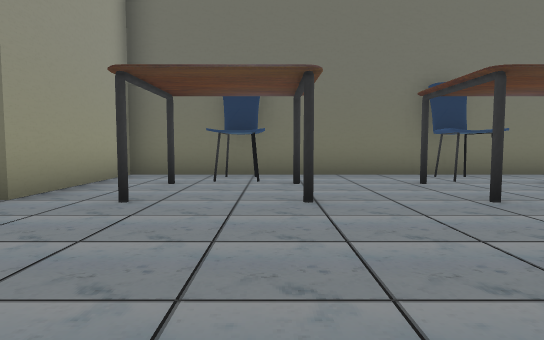
view 1 (above)

23 first-person views from a walk through a scene from a Unity 3-D project. The camera is 1.3 m above the floor, tilts 4° down and sees 75° across. The floor is counted in squares, 2 m on a side. Each view is taken from the middle of a square. On the plan, view 1 faces up. The plan holds only what a view shows up to about 10 squares ahead; the rest is blank. The place goes on beyond the plan.

view 2
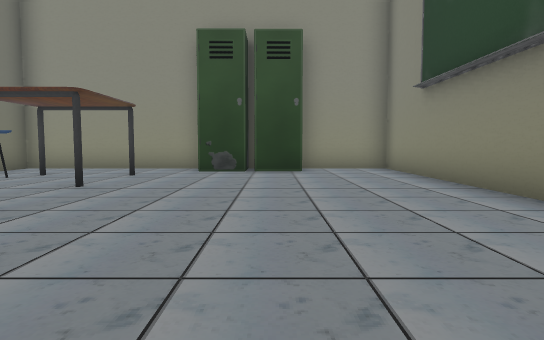

view 3
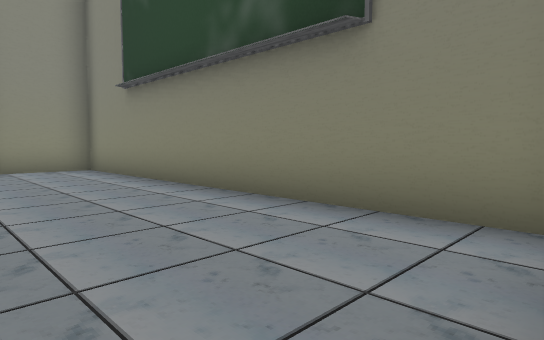

view 4
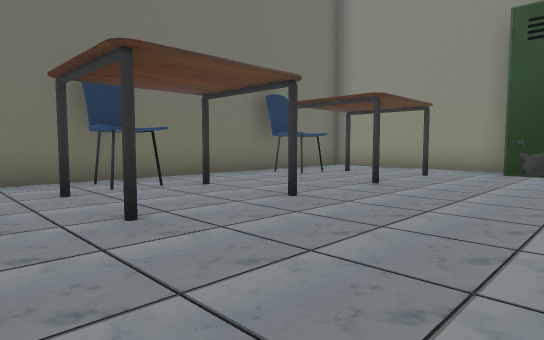

view 5
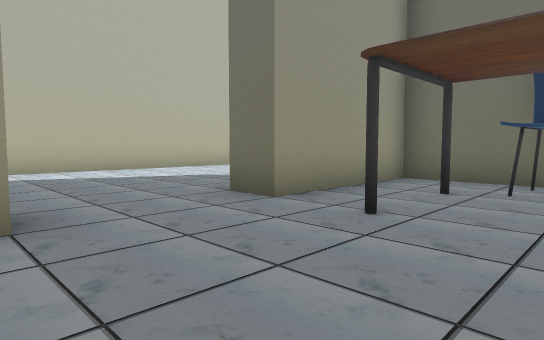

view 6
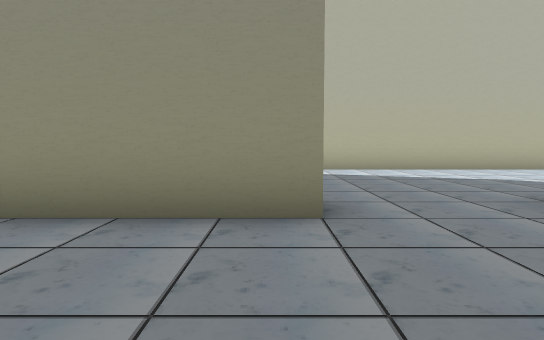

view 7
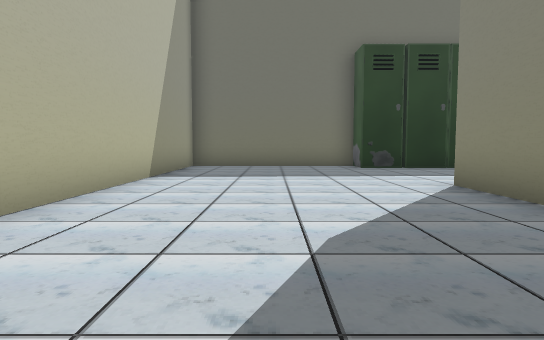

view 8
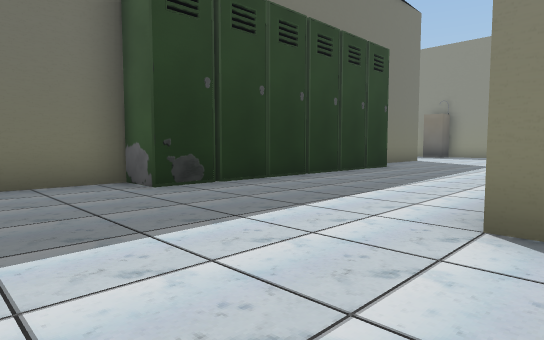

view 9
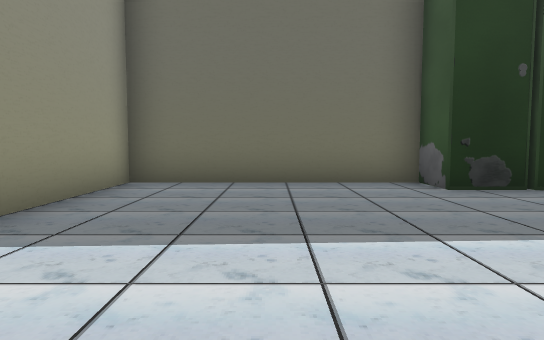

view 10
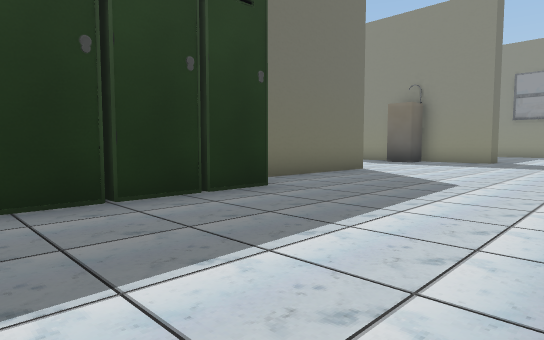

view 11
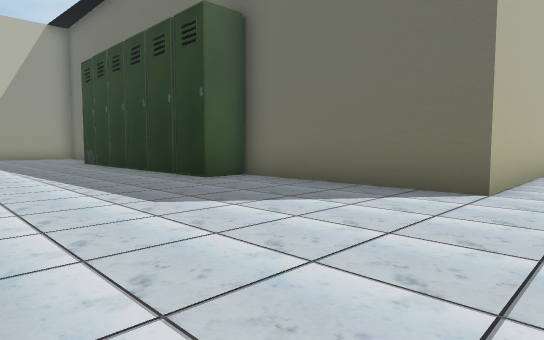

view 12
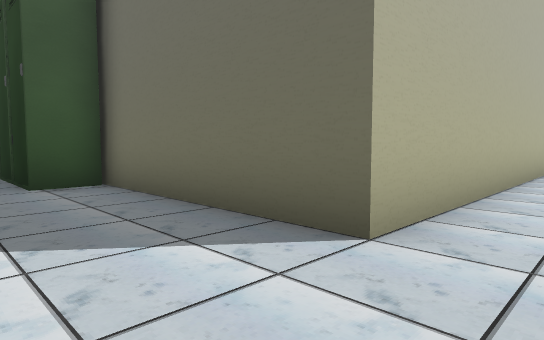

view 13
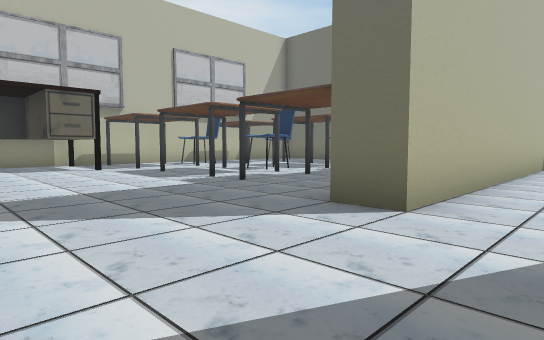

view 14
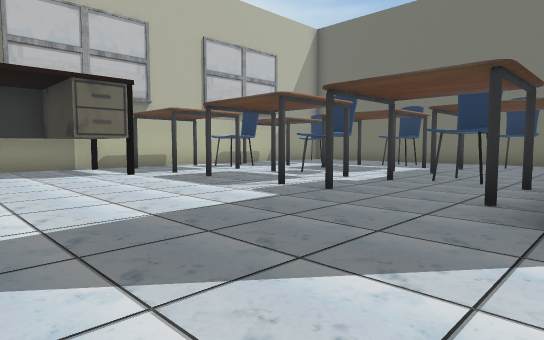

view 15
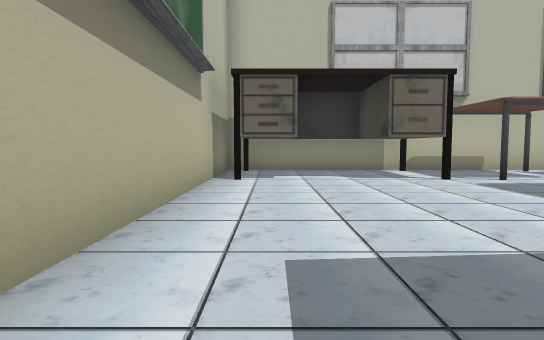

view 16
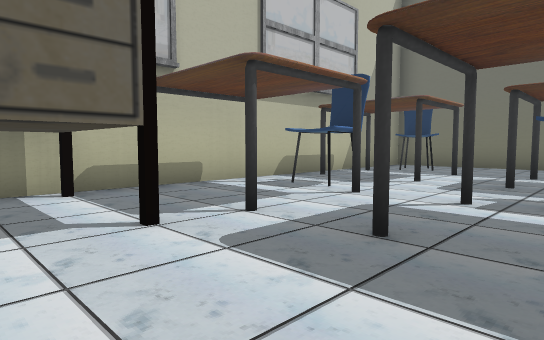

view 17
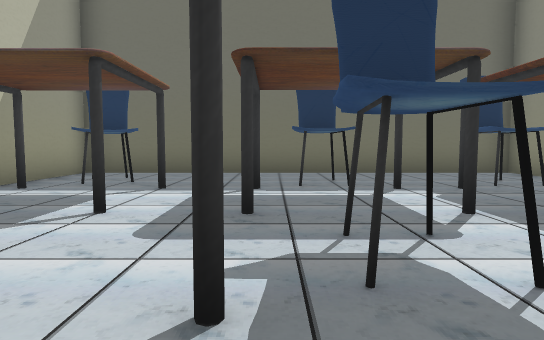

view 18
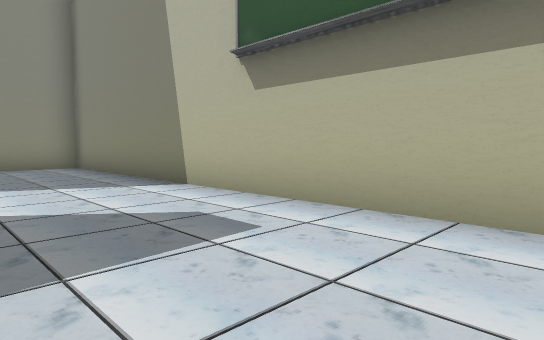

view 19
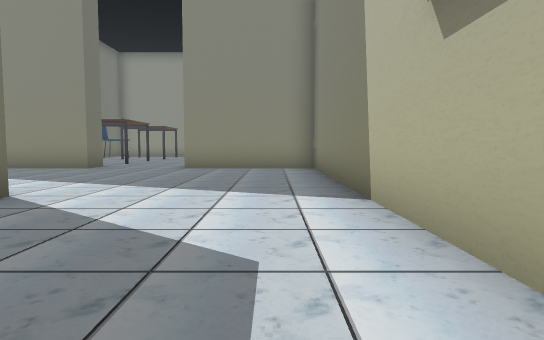

view 20
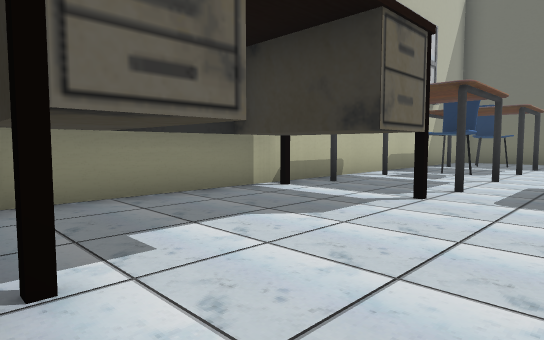

view 21
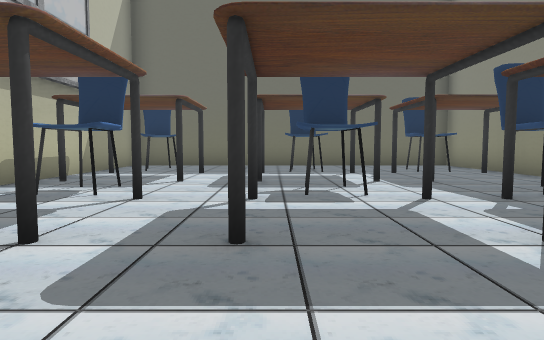

view 22
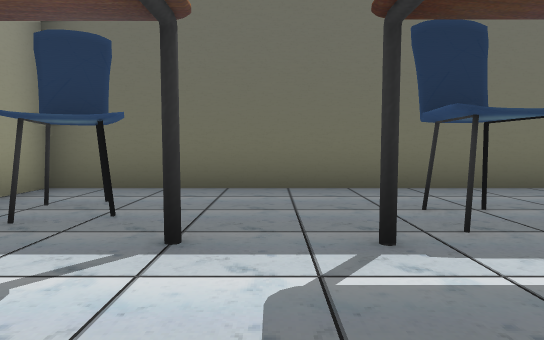

view 23
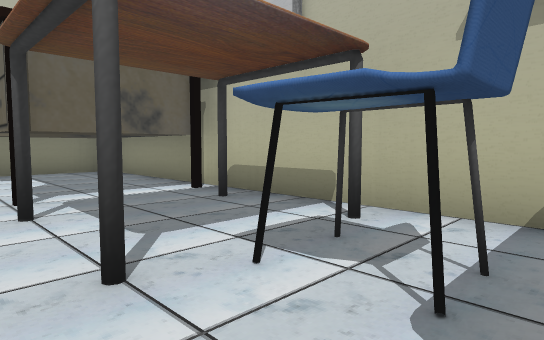

### Floor plan
Key: @ floor where view 1 was taken; # wall or solid block; . floor; L locker; T thing the floor can be seen under or through; O other object.
Columns run from 21 left of view 1 to 9 right of it. Each row starts with its distance up from view 1.
 21                             #
 20                             #.
 19                             #.
 18                             #.
 17                             #.
 16                             #..
 15            ######       #####..
 14            #.....LL LLLL#......
 13 ############......LLLLLLL......
 12 #..........#...................
 11 #.#........#...................
 10 #.#...O....#...................
  9 #..#......##...................
  8 #..........#.....############
  7 #..#...OO.O#.....#..##..##..#
  6 #.O...O..O.#.....#.O#O..O#..#
  5 #.........##.....#..........#
  4 #..........#.......O.O..#.#.#
  3 #.........##................#
  2 #TTT.......................L#
  1 ##...............#.........L#
  0 ##...............#...@......#
 -1 ####.............#..........#
 -2 #................#..........#
 -3 #############################

Positions as (right, up) in squares from view 1, and headings:
1: (0, 0), facing up
2: (-3, 1), facing right
3: (-3, 1), facing down-right
4: (-3, 1), facing up-right
5: (0, 1), facing up-left
6: (0, 1), facing left
7: (-7, 3), facing up
8: (-7, 8), facing up-right
9: (-7, 8), facing up
10: (-1, 9), facing up-right
11: (9, 9), facing up-left
12: (9, 12), facing up-left
13: (-8, -1), facing up-left
14: (-10, -1), facing up-left
15: (-11, -1), facing left
16: (-15, 1), facing up-left
17: (-16, 4), facing up
18: (-15, 1), facing down-right
19: (-14, -1), facing right
20: (-16, -2), facing up-left
21: (-16, 1), facing up
22: (-17, 7), facing up
23: (-17, 7), facing down-left
